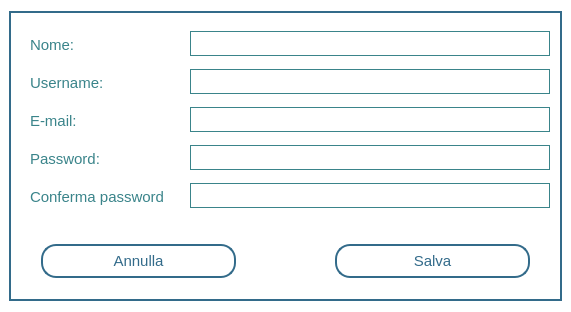
<?xml version="1.0" encoding="UTF-8"?>
<ui version="4.0">
 <class>Account</class>
 <widget class="QDialog" name="Account">
  <property name="geometry">
   <rect>
    <x>0</x>
    <y>0</y>
    <width>571</width>
    <height>312</height>
   </rect>
  </property>
  <property name="windowTitle">
   <string>Dialog</string>
  </property>
  <property name="styleSheet">
   <string notr="true">background-color:white</string>
  </property>
  <layout class="QVBoxLayout" name="verticalLayout">
   <property name="leftMargin">
    <number>9</number>
   </property>
   <property name="rightMargin">
    <number>9</number>
   </property>
   <item>
    <widget class="QGroupBox" name="groupBox">
     <property name="styleSheet">
      <string notr="true">border: 2px solid #336b8a;
background-color: white</string>
     </property>
     <property name="title">
      <string/>
     </property>
     <layout class="QVBoxLayout" name="verticalLayout_3">
      <property name="topMargin">
       <number>0</number>
      </property>
      <property name="bottomMargin">
       <number>0</number>
      </property>
      <item>
       <layout class="QHBoxLayout" name="horizontalLayout_2">
        <property name="spacing">
         <number>18</number>
        </property>
        <property name="topMargin">
         <number>14</number>
        </property>
        <item>
         <layout class="QFormLayout" name="formLayout">
          <property name="horizontalSpacing">
           <number>16</number>
          </property>
          <property name="verticalSpacing">
           <number>10</number>
          </property>
          <item row="0" column="0">
           <widget class="QLabel" name="label_2">
            <property name="styleSheet">
             <string notr="true">color: #3a848a;
font-size: 15px;
border: none;
padding: 5px;
font-family: 'Calibri';
background-color:none</string>
            </property>
            <property name="text">
             <string>Nome:</string>
            </property>
           </widget>
          </item>
          <item row="0" column="1">
           <widget class="QLineEdit" name="lineEdit">
            <property name="minimumSize">
             <size>
              <width>0</width>
              <height>25</height>
             </size>
            </property>
            <property name="font">
             <font>
              <family>Calibri</family>
              <pointsize>11</pointsize>
             </font>
            </property>
            <property name="styleSheet">
             <string notr="true">QLineEdit
{
	border:1px solid #3a848a;
	background-color:none;
}
QLineEdit:hover
{
	border:2px solid #3a848a;
}
QLineEdit:focus
{
	border:2px solid #3a848a;
}
</string>
            </property>
           </widget>
          </item>
          <item row="1" column="0">
           <widget class="QLabel" name="label_3">
            <property name="styleSheet">
             <string notr="true">color: #3a848a;
font-size: 15px;
border: none;
padding: 5px;
font-family: 'Calibri';
background-color:none</string>
            </property>
            <property name="text">
             <string>Username:</string>
            </property>
           </widget>
          </item>
          <item row="1" column="1">
           <widget class="QLineEdit" name="lineEdit_2">
            <property name="minimumSize">
             <size>
              <width>0</width>
              <height>25</height>
             </size>
            </property>
            <property name="font">
             <font>
              <family>Calibri</family>
              <pointsize>11</pointsize>
             </font>
            </property>
            <property name="styleSheet">
             <string notr="true">QLineEdit
{
	border:1px solid #3a848a;
	background-color:none;
}
QLineEdit:hover
{
	border:2px solid #3a848a;
}
QLineEdit:focus
{
	border:2px solid #3a848a;
}
</string>
            </property>
           </widget>
          </item>
          <item row="2" column="0">
           <widget class="QLabel" name="email">
            <property name="styleSheet">
             <string notr="true">color: #3a848a;
font-size: 15px;
border: none;
padding: 5px;
font-family: 'Calibri';
background-color:none</string>
            </property>
            <property name="text">
             <string>E-mail:</string>
            </property>
           </widget>
          </item>
          <item row="2" column="1">
           <widget class="QLineEdit" name="lineEdit_3">
            <property name="minimumSize">
             <size>
              <width>0</width>
              <height>25</height>
             </size>
            </property>
            <property name="font">
             <font>
              <family>Calibri</family>
              <pointsize>11</pointsize>
             </font>
            </property>
            <property name="styleSheet">
             <string notr="true">QLineEdit
{
	border:1px solid #3a848a;
	background-color:none;
}
QLineEdit:hover
{
	border:2px solid #3a848a;
}
QLineEdit:focus
{
	border:2px solid #3a848a;
}
</string>
            </property>
           </widget>
          </item>
          <item row="3" column="0">
           <widget class="QLabel" name="password">
            <property name="styleSheet">
             <string notr="true">color: #3a848a;
font-size: 15px;
border: none;
padding: 5px;
font-family: 'Calibri';
background-color:none</string>
            </property>
            <property name="text">
             <string>Password:</string>
            </property>
           </widget>
          </item>
          <item row="3" column="1">
           <widget class="QLineEdit" name="lineEdit_4">
            <property name="minimumSize">
             <size>
              <width>0</width>
              <height>25</height>
             </size>
            </property>
            <property name="font">
             <font>
              <family>Calibri</family>
              <pointsize>11</pointsize>
             </font>
            </property>
            <property name="styleSheet">
             <string notr="true">QLineEdit
{
	border:1px solid #3a848a;
	background-color:none;
}
QLineEdit:hover
{
	border:2px solid #3a848a;
}
QLineEdit:focus
{
	border:2px solid #3a848a;
}
</string>
            </property>
            <property name="echoMode">
             <enum>QLineEdit::Password</enum>
            </property>
           </widget>
          </item>
          <item row="4" column="0">
           <widget class="QLabel" name="password2">
            <property name="styleSheet">
             <string notr="true">color: #3a848a;
font-size: 15px;
border: none;
padding: 5px;
font-family: 'Calibri';
background-color:none</string>
            </property>
            <property name="text">
             <string>Conferma password</string>
            </property>
           </widget>
          </item>
          <item row="4" column="1">
           <widget class="QLineEdit" name="lineEdit_5">
            <property name="minimumSize">
             <size>
              <width>0</width>
              <height>25</height>
             </size>
            </property>
            <property name="font">
             <font>
              <family>Calibri</family>
              <pointsize>11</pointsize>
             </font>
            </property>
            <property name="styleSheet">
             <string notr="true">QLineEdit
{
	border:1px solid #3a848a;
	background-color:none;
}
QLineEdit:hover
{
	border:2px solid #3a848a;
}
QLineEdit:focus
{
	border:2px solid #3a848a;
}
</string>
            </property>
            <property name="echoMode">
             <enum>QLineEdit::Password</enum>
            </property>
           </widget>
          </item>
         </layout>
        </item>
       </layout>
      </item>
      <item>
       <layout class="QHBoxLayout" name="horizontalLayout">
        <property name="spacing">
         <number>99</number>
        </property>
        <property name="leftMargin">
         <number>20</number>
        </property>
        <property name="topMargin">
         <number>20</number>
        </property>
        <property name="rightMargin">
         <number>20</number>
        </property>
        <property name="bottomMargin">
         <number>20</number>
        </property>
        <item>
         <widget class="QPushButton" name="pushButton">
          <property name="styleSheet">
           <string notr="true">QPushButton
{
	background-color:none;
	border:2px solid #336b8a;
	padding: 6px;
	color: #336b8a;
	font-size: 15px;
	font-family: 'Calibri';
	border-radius: 15px;
}
QPushButton:hover
{
	background-color: #336b8a;
	color:white;
}
</string>
          </property>
          <property name="text">
           <string>Annulla</string>
          </property>
         </widget>
        </item>
        <item>
         <widget class="QPushButton" name="pushButton_2">
          <property name="styleSheet">
           <string notr="true">QPushButton
{
	background-color:none;
	border:2px solid #336b8a;
	padding: 6px;
	color: #336b8a;
	font-size: 15px;
	font-family: 'Calibri';
	border-radius: 15px;
}
QPushButton:hover
{
	background-color: #336b8a;
	color:white;
}
</string>
          </property>
          <property name="text">
           <string>Salva</string>
          </property>
         </widget>
        </item>
       </layout>
      </item>
     </layout>
    </widget>
   </item>
  </layout>
 </widget>
 <tabstops>
  <tabstop>lineEdit</tabstop>
  <tabstop>lineEdit_2</tabstop>
  <tabstop>lineEdit_3</tabstop>
  <tabstop>lineEdit_4</tabstop>
  <tabstop>lineEdit_5</tabstop>
  <tabstop>pushButton_2</tabstop>
  <tabstop>pushButton</tabstop>
 </tabstops>
 <resources/>
 <connections/>
</ui>
